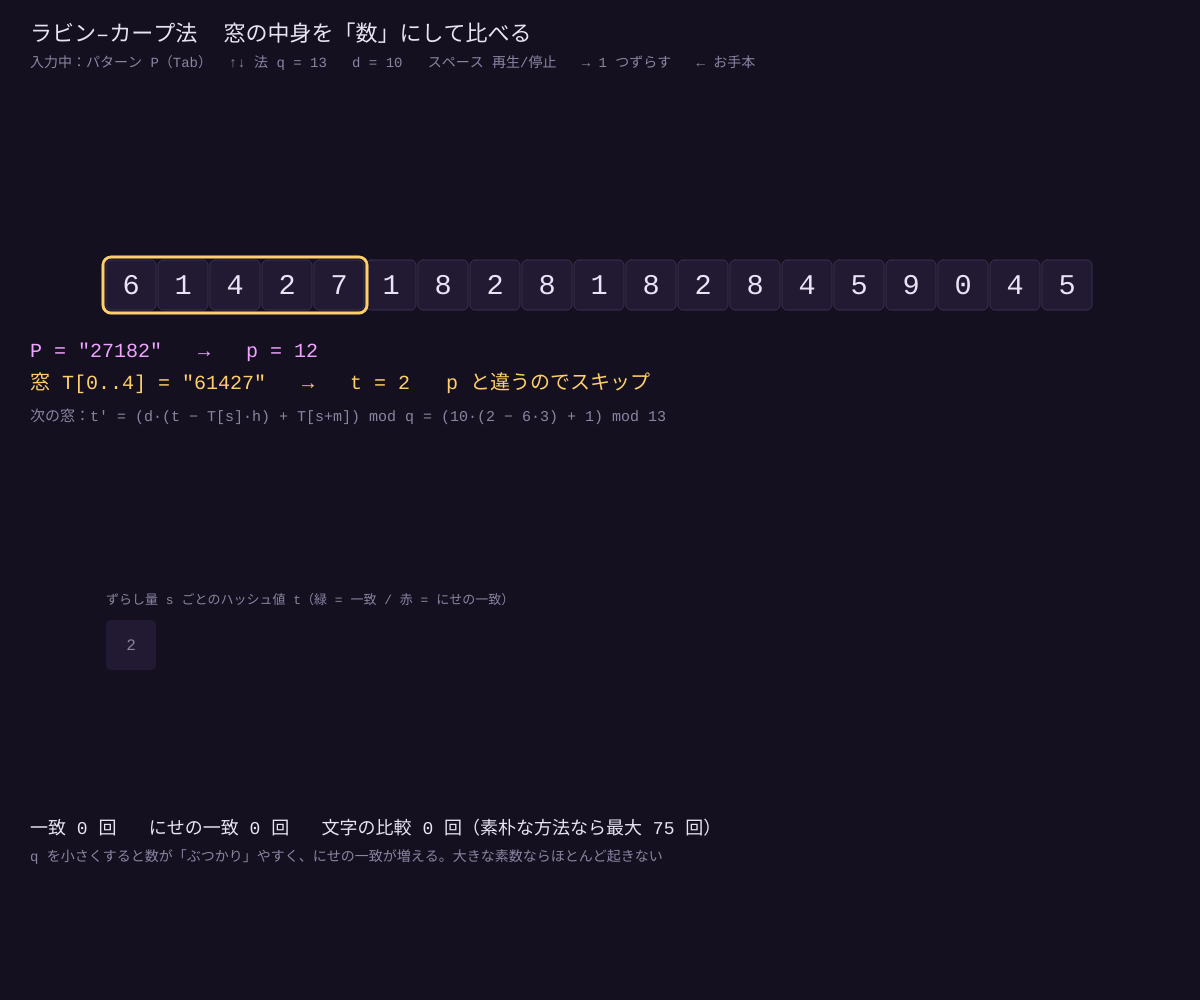
Frame 1 (no input)
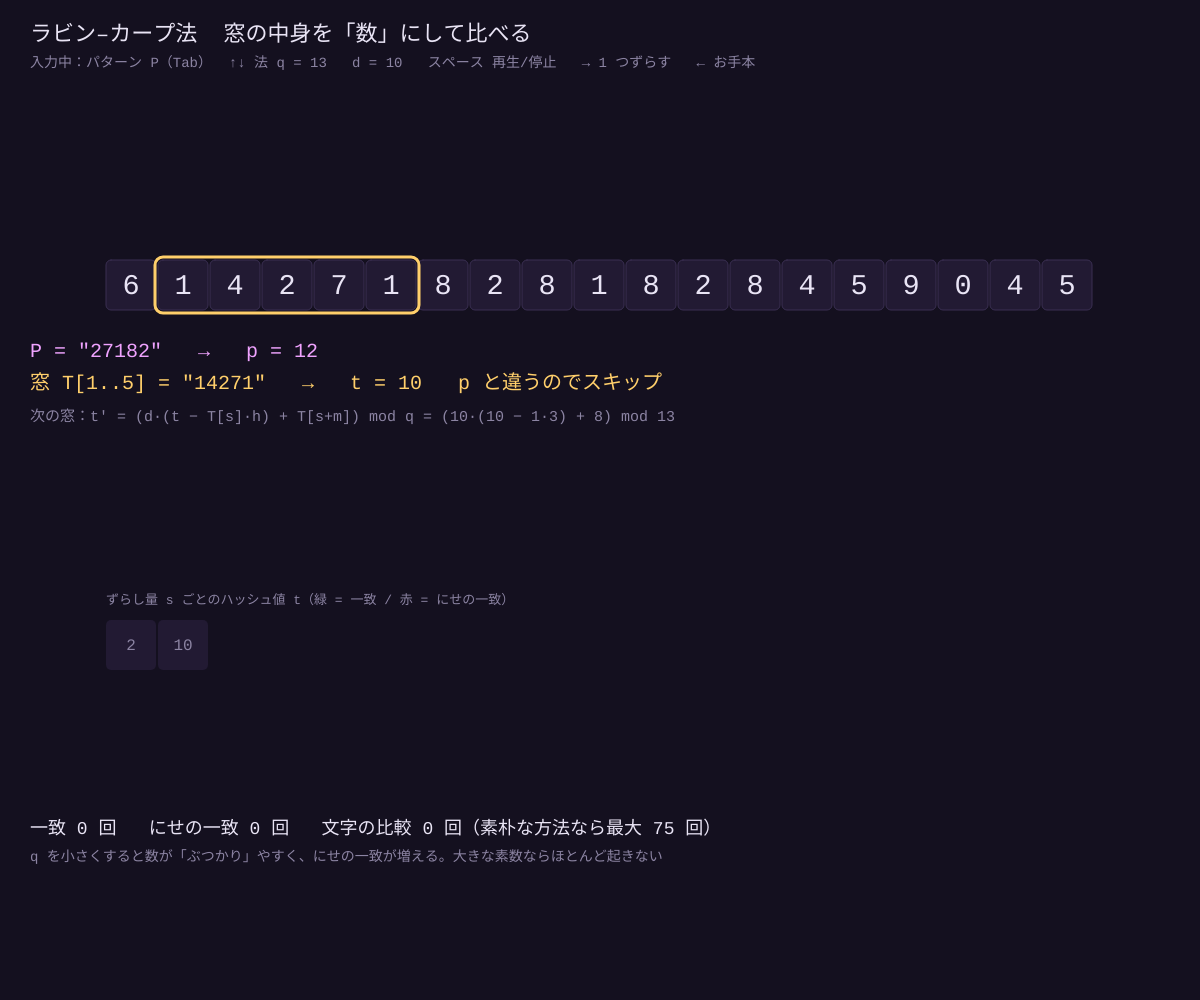
Frame 60 (no input)
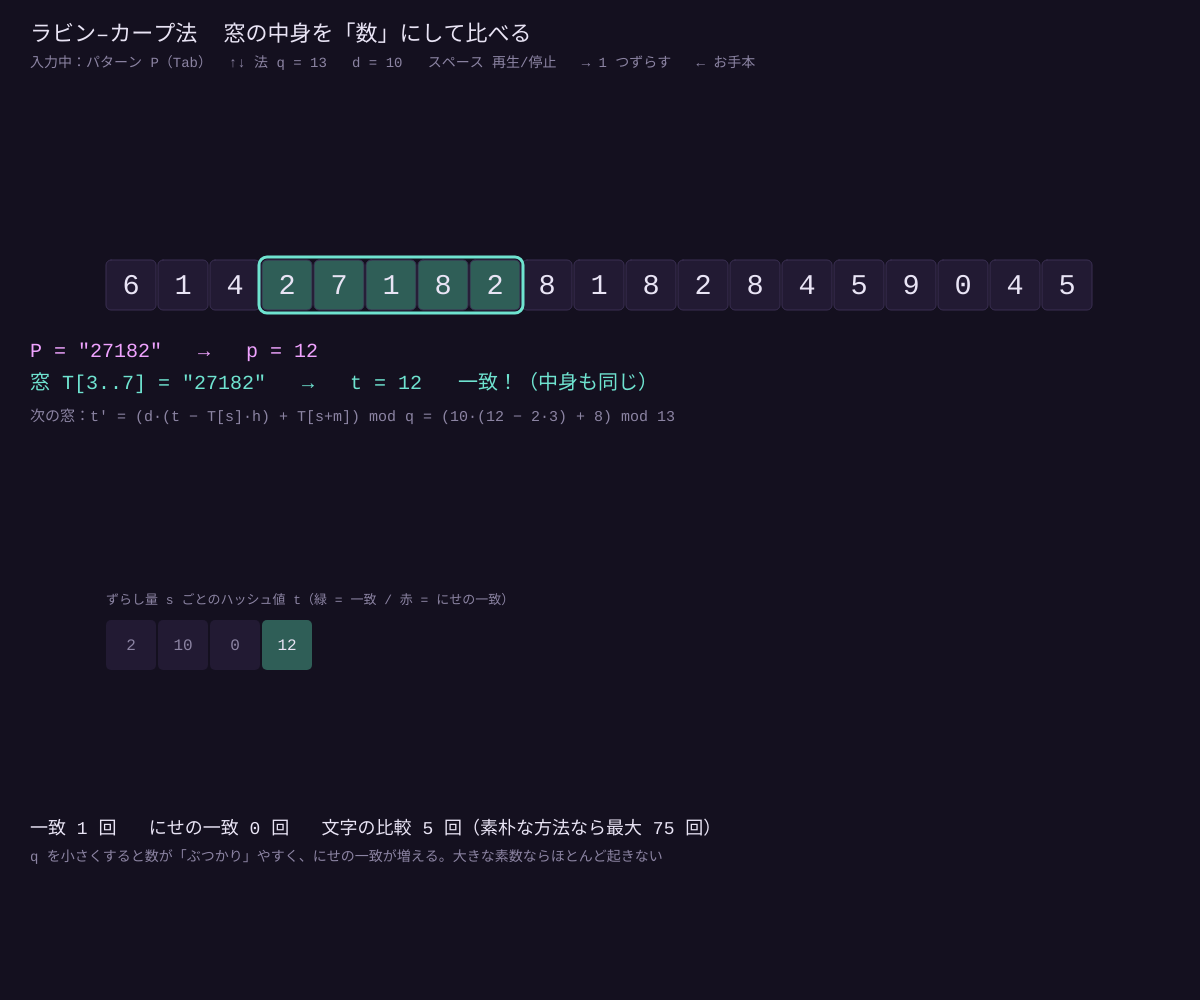
Frame 120 (the mouse pressed at the canvas centre since frame 60)

The p5.js sketch that drew these frames (run headless with seeded random() and noise() and a simulated clock; from frame 60 on, the mouse is pressed at the canvas centre):

// p5.js sketch
// ── sketch.js
// ============================================
// 01 ラビン–カープ法
// 窓の中の文字列を 1 つの数（ハッシュ値）にして比べる。窓を 1 つずらすときは
// 「左の 1 文字を引いて、右の 1 文字を足す」だけ（ローリングハッシュ）
// ハッシュが同じでも中身が違う「にせの一致（spurious hit）」は 1 文字ずつ確かめる
// 操作：キーで入力 / Tab = テキスト⇄パターン / Backspace / スペース = 再生・停止
//       → = 1 つずらす / ← = お手本を切りかえ / ↑↓ = 法 q を変える / Enter = はじめから
// ============================================

let T = '6142718281828459045';
let P = '27182';
let editing = 'P';
let primes = [7, 11, 13, 31, 101, 997];   // ★ 法 q の候補（小さいほどにせの一致が増える）
let qi = 2;
let speed = 40;
let auto = true;

let d, q, h, p, t, s;
let history = [];       // {s, t, kind:'miss'|'hit'|'spurious'}
let verify = null;      // ハッシュが一致したときの 1 文字ずつの確認 {k, ok}
let finished = false;
let stats = { hit: 0, spurious: 0, charComps: 0 };

const BG = '#14101f', PANEL = '#221a33', FG = '#e9e4f5', DIM = '#8c84a3';
const ORCHID = '#f0a3ff', MINT = '#6fe3d0', GOLD = '#ffcf6b', BAD = '#ff6b81';

function setup() {
  createCanvas(windowWidth, windowHeight);
  textFont('monospace');
  restart();
}

// 数字だけなら 10 進数（手計算しやすい）、それ以外は文字コード（256 進数）
function allDigits() { return /^[0-9]*$/.test(T + P); }
function val(c) { return allDigits() ? Number(c) : c.charCodeAt(0); }
function modq(a, m) { return ((a % m) + m) % m; }

function restart() {
  d = allDigits() ? 10 : 256;
  q = primes[qi];
  history = []; verify = null; stats = { hit: 0, spurious: 0, charComps: 0 };
  let m = P.length, n = T.length;
  finished = m === 0 || m > n;
  if (finished) return;
  h = 1; for (let i = 0; i < m - 1; i++) h = modq(h * d, q);     // h = d^(m−1) mod q
  p = 0; t = 0;
  for (let i = 0; i < m; i++) { p = modq(d * p + val(P[i]), q); t = modq(d * t + val(T[i]), q); }  // 前処理
  s = 0;
  check();
}

// いまの窓 s を調べる
function check() {
  let m = P.length;
  if (t === p) {
    let k = 0;
    while (k < m) { stats.charComps++; if (T[s + k] !== P[k]) break; k++; }
    let ok = k === m;
    if (ok) stats.hit++; else stats.spurious++;
    history.push({ s, t, kind: ok ? 'hit' : 'spurious' });
  } else {
    history.push({ s, t, kind: 'miss' });
  }
}

// ★ 窓を 1 つずらす（ローリングハッシュ）
function slide() {
  if (finished) return;
  let n = T.length, m = P.length;
  if (s >= n - m) { finished = true; return; }
  t = modq(d * (t - val(T[s]) * h) + val(T[s + m]), q);   // 左を引いて、右を足す
  s++;
  check();
}

function draw() {
  background(BG);
  if (auto && frameCount % speed === 0) slide();
  let n = T.length, m = P.length;
  let cw = constrain((width - 80) / max(n, 1), 16, 52);
  let x0 = (width - cw * n) / 2, yT = height * 0.26;

  noStroke(); fill(FG); textAlign(LEFT, TOP); textSize(22);
  text('ラビン–カープ法  窓の中身を「数」にして比べる', 30, 24);
  fill(DIM); textSize(14);
  text(`入力中：${editing === 'T' ? 'テキスト T' : 'パターン P'}（Tab）  ↑↓ 法 q = ${primes[qi]}   d = ${d}   スペース 再生/停止   → 1 つずらす   ← お手本`, 30, 56);

  // テキスト
  textAlign(CENTER, CENTER);
  for (let i = 0; i < n; i++) {
    let hit = history.some((e) => e.kind === 'hit' && i >= e.s && i < e.s + m);
    stroke(editing === 'T' ? ORCHID : '#3a2f52'); fill(hit ? '#2f5e57' : PANEL);
    rect(x0 + i * cw, yT, cw - 2, cw - 2, 5);
    noStroke(); fill(FG); textSize(cw * 0.55);
    text(T[i], x0 + i * cw + cw / 2 - 1, yT + cw / 2);
  }
  // 窓
  if (!(m === 0 || m > n)) {
    let last = history[history.length - 1];
    let col = last.kind === 'hit' ? MINT : last.kind === 'spurious' ? BAD : GOLD;
    noFill(); stroke(col); strokeWeight(3);
    rect(x0 + s * cw - 3, yT - 3, cw * m + 4, cw + 4, 8);
    strokeWeight(1);

    // パターンとハッシュ
    noStroke(); fill(ORCHID); textSize(20); textAlign(LEFT, TOP);
    text(`P = "${P}"   →   p = ${p}`, 30, yT + cw + 30);
    fill(col);
    text(`窓 T[${s}..${s + m - 1}] = "${T.substr(s, m)}"   →   t = ${t}   ` +
      (last.kind === 'hit' ? '一致！（中身も同じ）' : last.kind === 'spurious' ? 'にせの一致！（ハッシュは同じだが中身が違う）' : 'p と違うのでスキップ'), 30, yT + cw + 62);
    fill(DIM); textSize(15);
    if (s < n - m) text(`次の窓：t' = (d·(t − T[s]·h) + T[s+m]) mod q = (${d}·(${t} − ${val(T[s])}·${h}) + ${val(T[s + m])}) mod ${q}`, 30, yT + cw + 98);
  }

  // ハッシュ値の列
  let yH = height * 0.62;
  fill(DIM); textSize(13); textAlign(LEFT, TOP); noStroke();
  text('ずらし量 s ごとのハッシュ値 t（緑 = 一致 / 赤 = にせの一致）', x0, yH - 26);
  textAlign(CENTER, CENTER);
  for (let e of history) {
    fill(e.kind === 'hit' ? '#2f5e57' : e.kind === 'spurious' ? '#5e2a3a' : PANEL);
    rect(x0 + e.s * cw, yH, cw - 2, cw - 2, 5);
    fill(e.kind === 'miss' ? DIM : FG); textSize(min(cw * 0.42, 16));
    text(e.t, x0 + e.s * cw + cw / 2 - 1, yH + cw / 2);
  }

  fill(FG); textSize(18); textAlign(LEFT, TOP);
  text(`一致 ${stats.hit} 回   にせの一致 ${stats.spurious} 回   文字の比較 ${stats.charComps} 回（素朴な方法なら最大 ${max(0, (n - m + 1) * m)} 回）`, 30, height * 0.82);
  fill(DIM); textSize(14);
  text('q を小さくすると数が「ぶつかり」やすく、にせの一致が増える。大きな素数ならほとんど起きない', 30, height * 0.82 + 30);
  if (m === 0) { fill(BAD); text('パターンが空です', 30, height * 0.82 + 56); }
}

function keyPressed() {
  if (key === ' ') { auto = !auto; return false; }
  if (key === RIGHT_ARROW) { slide(); return false; }
  if (key === LEFT_ARROW) { presetIndex = (presetIndex % 3) + 1; preset(presetIndex); return false; }
  if (key === UP_ARROW) { qi = min(qi + 1, primes.length - 1); restart(); return false; }
  if (key === DOWN_ARROW) { qi = max(qi - 1, 0); restart(); return false; }
  if (key === ENTER) { restart(); return false; }
  if (key === TAB) { editing = editing === 'T' ? 'P' : 'T'; return false; }
  if (key === BACKSPACE) { if (editing === 'T') T = T.slice(0, -1); else P = P.slice(0, -1); restart(); return false; }
}

// 数字も文字として入力するので、お手本の切りかえは ← キー
function keyTyped() {
  if (key.length !== 1 || key === ' ') return;
  if (editing === 'T' && T.length < 32) T += key;
  else if (editing === 'P' && P.length < 10) P += key;
  restart();
  return false;
}

let presetIndex = 1;
function preset(k) {
  if (k === 1) { T = '6142718281828459045'; P = '27182'; qi = 2; }       // e の数字の中から 27182 を探す（q = 13 だとにせの一致が 2 回）
  if (k === 2) { T = 'ABRACADABRA_ABRACADABRA'; P = 'CAD'; qi = 0; }
  if (k === 3) { T = 'TOBEORNOTTOBETHATIS'; P = 'TOBE'; qi = 1; }
  restart();
}

function windowResized() { resizeCanvas(windowWidth, windowHeight); }
